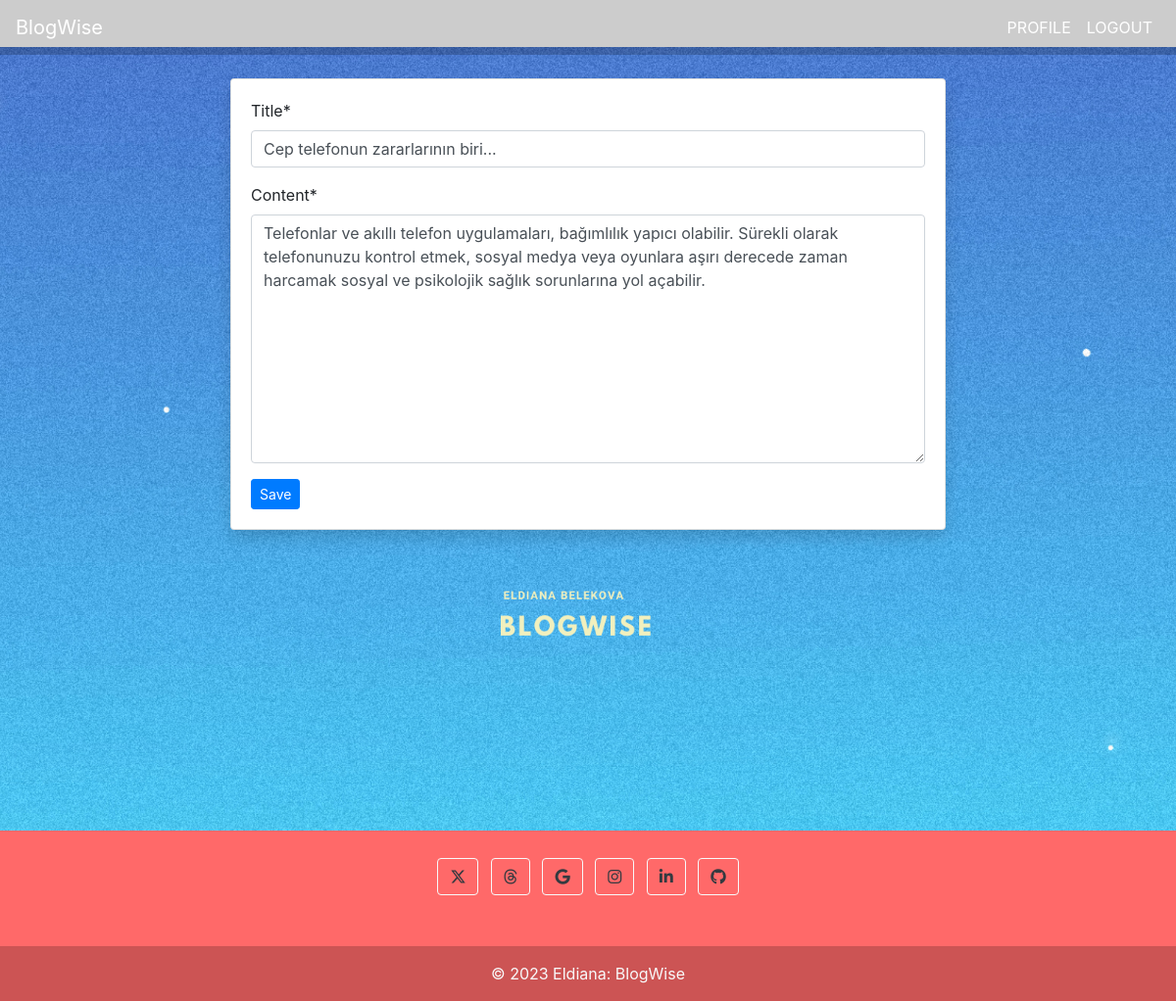
Screenshot of /post_edit/12/ (signed in) with the database file from the repository.
### blogs/models.py (models this page shows, shortened)
class PostModel(models.Model):
    title = models.CharField(max_length=100)
    content = models.TextField()
    author = models.ForeignKey(User, on_delete=models.CASCADE)
    date_created = models.DateTimeField(auto_now_add=True)
    class Meta:
        ordering = ('-date_created',)

### blogs/views.py (the view)
# urls.py: path('post_edit/<int:pk>/', views.post_edit, name='blog-post-edit'),
@login_required
def post_edit(request, pk):
   post = PostModel.objects.get(id=pk)
   if request.method == 'POST':
      form = PostUpdateForm(request.POST, instance=post)
      if form.is_valid():
         form.save()
         return redirect('blog-post-detail', pk=post.id)
   else:
      form = PostUpdateForm(instance=post)
   context = {
      'post': post,
      'form': form,
   }
   return render(request, 'blogs/post_edit.html', context)

### blogs/forms.py
class PostUpdateForm(forms.ModelForm):
    class Meta:
        model = PostModel
        fields = ('title', 'content')

### templates/blogs/post_edit.html (shortened to what this page needs)
{% extends 'partials/base.html' %}
{% load crispy_forms_tags %}
{% block content %}
<div class="cov">
    <div class="container">
        <div class="row mt-5 pt-3">
            <div class="col-md-8 offset-md-2">
                <div class="card my-3 shadow">
                    <div class="card-body">
                        <form method="POST">
                            {{ form|crispy }}
                            <input class="btn btn-primary btn-sm" type="submit" value="Save">
                        </form>
                    </div>
                </div>
            </div>
        </div>
    </div>
</div>
{% endblock %}

### static/styles.css (style rules this page uses)
.cov { background: url('/media/er.png'); background-position: center; background-repeat: no-repeat; background-size: cover; height: 100vh; }

### rows the page displays
PostModel: title "Cep telefonun zararlarının biri...", content "Telefonlar ve akıllı telefon uygulamaları, bağımlılık yapıcı olabilir. Sürekli olarak telefonunuzu kontrol etmek, sosyal medya veya oyunlara aşırı derecede zaman harcamak sosyal ve psikolojik sağlık sorunlarına yol açabilir."
